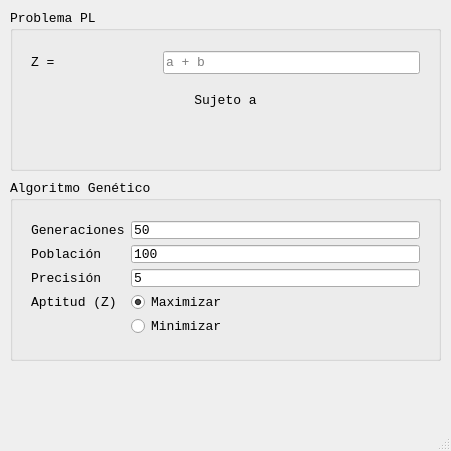
<?xml version="1.0" encoding="UTF-8"?>
<ui version="4.0">
 <class>MainWindow</class>
 <widget class="QMainWindow" name="MainWindow">
  <property name="geometry">
   <rect>
    <x>0</x>
    <y>0</y>
    <width>451</width>
    <height>451</height>
   </rect>
  </property>
  <property name="font">
   <font>
    <family>Monospace</family>
    <pointsize>10</pointsize>
   </font>
  </property>
  <property name="windowTitle">
   <string>Genético aplicado a problemas PL</string>
  </property>
  <widget class="QWidget" name="centralWidget">
   <widget class="QGroupBox" name="PLGroupBox">
    <property name="geometry">
     <rect>
      <x>10</x>
      <y>10</y>
      <width>431</width>
      <height>161</height>
     </rect>
    </property>
    <property name="title">
     <string>Problema PL</string>
    </property>
    <widget class="QWidget" name="gridLayoutWidget">
     <property name="geometry">
      <rect>
       <x>10</x>
       <y>30</y>
       <width>411</width>
       <height>122</height>
      </rect>
     </property>
     <layout class="QGridLayout" name="gridLayout">
      <item row="0" column="0">
       <widget class="QLabel" name="zLabel">
        <property name="text">
         <string>Z =</string>
        </property>
       </widget>
      </item>
      <item row="2" column="1">
       <widget class="QPushButton" name="addRestPushButton">
        <property name="maximumSize">
         <size>
          <width>16777215</width>
          <height>24</height>
         </size>
        </property>
        <property name="text">
         <string/>
        </property>
        <property name="icon">
         <iconset resource="resources.qrc">
          <normaloff>:/images/add.png</normaloff>:/images/add.png</iconset>
        </property>
        <property name="iconSize">
         <size>
          <width>24</width>
          <height>24</height>
         </size>
        </property>
        <property name="flat">
         <bool>true</bool>
        </property>
       </widget>
      </item>
      <item row="0" column="1" colspan="2">
       <widget class="QLineEdit" name="zLineEdit">
        <property name="text">
         <string/>
        </property>
        <property name="placeholderText">
         <string>a + b</string>
        </property>
       </widget>
      </item>
      <item row="1" column="0" colspan="3">
       <widget class="QLabel" name="saLabel">
        <property name="text">
         <string>Sujeto a</string>
        </property>
        <property name="alignment">
         <set>Qt::AlignCenter</set>
        </property>
       </widget>
      </item>
     </layout>
    </widget>
   </widget>
   <widget class="QGroupBox" name="geneticGroupBox">
    <property name="geometry">
     <rect>
      <x>10</x>
      <y>180</y>
      <width>431</width>
      <height>181</height>
     </rect>
    </property>
    <property name="title">
     <string>Algoritmo Genético</string>
    </property>
    <widget class="QWidget" name="formLayoutWidget">
     <property name="geometry">
      <rect>
       <x>10</x>
       <y>30</y>
       <width>411</width>
       <height>137</height>
      </rect>
     </property>
     <layout class="QFormLayout" name="formLayout">
      <item row="0" column="0">
       <widget class="QLabel" name="generacionLabel">
        <property name="text">
         <string>Generaciones</string>
        </property>
       </widget>
      </item>
      <item row="0" column="1">
       <widget class="QLineEdit" name="generacionLineEdit">
        <property name="text">
         <string>50</string>
        </property>
        <property name="placeholderText">
         <string>Número de iteraciones</string>
        </property>
       </widget>
      </item>
      <item row="1" column="0">
       <widget class="QLabel" name="poblacionLabel">
        <property name="text">
         <string>Población</string>
        </property>
       </widget>
      </item>
      <item row="1" column="1">
       <widget class="QLineEdit" name="poblacionLineEdit">
        <property name="text">
         <string>100</string>
        </property>
        <property name="placeholderText">
         <string>Tamaño de la población</string>
        </property>
       </widget>
      </item>
      <item row="2" column="0">
       <widget class="QLabel" name="presicionLabel">
        <property name="text">
         <string>Precisión</string>
        </property>
       </widget>
      </item>
      <item row="2" column="1">
       <widget class="QLineEdit" name="precisionLineEdit">
        <property name="text">
         <string>5</string>
        </property>
        <property name="placeholderText">
         <string>Bits de precisión</string>
        </property>
       </widget>
      </item>
      <item row="3" column="1">
       <widget class="QRadioButton" name="maxRadioButton">
        <property name="text">
         <string>Maximizar</string>
        </property>
        <property name="checked">
         <bool>true</bool>
        </property>
       </widget>
      </item>
      <item row="4" column="1">
       <widget class="QRadioButton" name="minRadioButton">
        <property name="text">
         <string>Minimizar</string>
        </property>
       </widget>
      </item>
      <item row="3" column="0">
       <widget class="QLabel" name="aptitudLabel">
        <property name="text">
         <string>Aptitud (Z)</string>
        </property>
       </widget>
      </item>
     </layout>
    </widget>
   </widget>
   <widget class="QPushButton" name="runPushButton">
    <property name="geometry">
     <rect>
      <x>210</x>
      <y>380</y>
      <width>32</width>
      <height>32</height>
     </rect>
    </property>
    <property name="text">
     <string/>
    </property>
    <property name="icon">
     <iconset resource="resources.qrc">
      <normaloff>:/images/play.png</normaloff>:/images/play.png</iconset>
    </property>
    <property name="iconSize">
     <size>
      <width>32</width>
      <height>32</height>
     </size>
    </property>
    <property name="flat">
     <bool>true</bool>
    </property>
   </widget>
  </widget>
  <widget class="QStatusBar" name="statusBar"/>
 </widget>
 <layoutdefault spacing="6" margin="11"/>
 <resources>
  <include location="resources.qrc"/>
 </resources>
 <connections/>
</ui>
